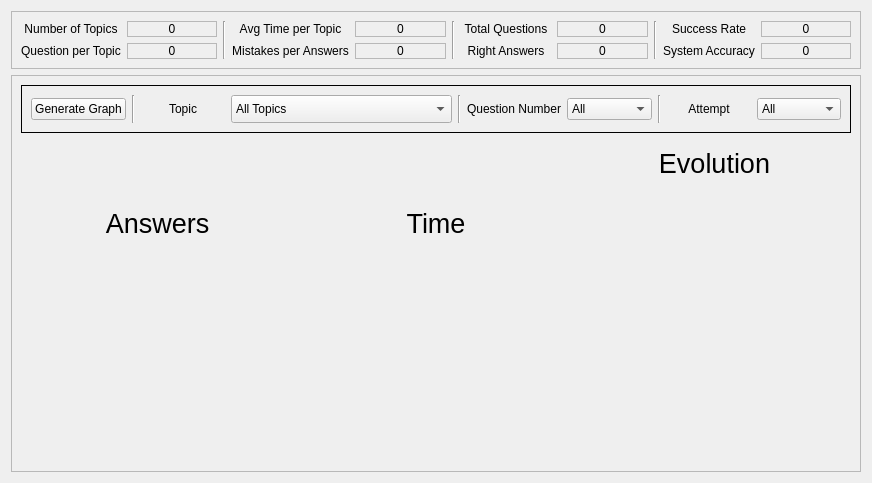
          <widget class="QWidget" name="tab_12">
           <attribute name="title">
            <string>Information</string>
           </attribute>
           <layout class="QVBoxLayout" name="verticalLayout_19">
            <item>
             <widget class="QFrame" name="frame_81">
              <property name="frameShape">
               <enum>QFrame::StyledPanel</enum>
              </property>
              <property name="frameShadow">
               <enum>QFrame::Raised</enum>
              </property>
              <layout class="QGridLayout" name="gridLayout_59">
               <item row="0" column="0">
                <widget class="QLabel" name="label_216">
                 <property name="text">
                  <string>Number of Topics</string>
                 </property>
                 <property name="alignment">
                  <set>Qt::AlignCenter</set>
                 </property>
                </widget>
               </item>
               <item row="0" column="1">
                <widget class="QLabel" name="label_218">
                 <property name="frameShape">
                  <enum>QFrame::StyledPanel</enum>
                 </property>
                 <property name="text">
                  <string>0</string>
                 </property>
                 <property name="alignment">
                  <set>Qt::AlignCenter</set>
                 </property>
                </widget>
               </item>
               <item row="0" column="2" rowspan="2">
                <widget class="Line" name="line_21">
                 <property name="orientation">
                  <enum>Qt::Vertical</enum>
                 </property>
                </widget>
               </item>
               <item row="0" column="3">
                <widget class="QLabel" name="label_223">
                 <property name="layoutDirection">
                  <enum>Qt::LeftToRight</enum>
                 </property>
                 <property name="text">
                  <string>Avg Time per Topic</string>
                 </property>
                 <property name="alignment">
                  <set>Qt::AlignCenter</set>
                 </property>
                </widget>
               </item>
               <item row="0" column="4">
                <widget class="QLabel" name="label_220">
                 <property name="frameShape">
                  <enum>QFrame::StyledPanel</enum>
                 </property>
                 <property name="text">
                  <string>0</string>
                 </property>
                 <property name="alignment">
                  <set>Qt::AlignCenter</set>
                 </property>
                </widget>
               </item>
               <item row="0" column="5" rowspan="2">
                <widget class="Line" name="line_23">
                 <property name="orientation">
                  <enum>Qt::Vertical</enum>
                 </property>
                </widget>
               </item>
               <item row="0" column="6">
                <widget class="QLabel" name="label_215">
                 <property name="text">
                  <string>Total Questions</string>
                 </property>
                 <property name="alignment">
                  <set>Qt::AlignCenter</set>
                 </property>
                </widget>
               </item>
               <item row="0" column="7">
                <widget class="QLabel" name="label_226">
                 <property name="frameShape">
                  <enum>QFrame::StyledPanel</enum>
                 </property>
                 <property name="text">
                  <string>0</string>
                 </property>
                 <property name="alignment">
                  <set>Qt::AlignCenter</set>
                 </property>
                </widget>
               </item>
               <item row="0" column="8" rowspan="2">
                <widget class="Line" name="line_22">
                 <property name="orientation">
                  <enum>Qt::Vertical</enum>
                 </property>
                </widget>
               </item>
               <item row="0" column="9">
                <widget class="QLabel" name="label_224">
                 <property name="text">
                  <string>Success Rate</string>
                 </property>
                 <property name="alignment">
                  <set>Qt::AlignCenter</set>
                 </property>
                </widget>
               </item>
               <item row="0" column="10">
                <widget class="QLabel" name="label_213">
                 <property name="frameShape">
                  <enum>QFrame::StyledPanel</enum>
                 </property>
                 <property name="text">
                  <string>0</string>
                 </property>
                 <property name="alignment">
                  <set>Qt::AlignCenter</set>
                 </property>
                </widget>
               </item>
               <item row="1" column="0">
                <widget class="QLabel" name="label_212">
                 <property name="text">
                  <string>Question per Topic</string>
                 </property>
                 <property name="alignment">
                  <set>Qt::AlignCenter</set>
                 </property>
                </widget>
               </item>
               <item row="1" column="1">
                <widget class="QLabel" name="label_211">
                 <property name="frameShape">
                  <enum>QFrame::StyledPanel</enum>
                 </property>
                 <property name="text">
                  <string>0</string>
                 </property>
                 <property name="alignment">
                  <set>Qt::AlignCenter</set>
                 </property>
                </widget>
               </item>
               <item row="1" column="3">
                <widget class="QLabel" name="label_222">
                 <property name="text">
                  <string>Mistakes per Answers</string>
                 </property>
                 <property name="alignment">
                  <set>Qt::AlignCenter</set>
                 </property>
                </widget>
               </item>
               <item row="1" column="4">
                <widget class="QLabel" name="label_225">
                 <property name="frameShape">
                  <enum>QFrame::StyledPanel</enum>
                 </property>
                 <property name="text">
                  <string>0</string>
                 </property>
                 <property name="alignment">
                  <set>Qt::AlignCenter</set>
                 </property>
                </widget>
               </item>
               <item row="1" column="6">
                <widget class="QLabel" name="label_217">
                 <property name="text">
                  <string>Right Answers</string>
                 </property>
                 <property name="alignment">
                  <set>Qt::AlignCenter</set>
                 </property>
                </widget>
               </item>
               <item row="1" column="7">
                <widget class="QLabel" name="label_219">
                 <property name="frameShape">
                  <enum>QFrame::StyledPanel</enum>
                 </property>
                 <property name="text">
                  <string>0</string>
                 </property>
                 <property name="alignment">
                  <set>Qt::AlignCenter</set>
                 </property>
                </widget>
               </item>
               <item row="1" column="9">
                <widget class="QLabel" name="label_221">
                 <property name="text">
                  <string>System Accuracy</string>
                 </property>
                 <property name="alignment">
                  <set>Qt::AlignCenter</set>
                 </property>
                </widget>
               </item>
               <item row="1" column="10">
                <widget class="QLabel" name="label_214">
                 <property name="frameShape">
                  <enum>QFrame::StyledPanel</enum>
                 </property>
                 <property name="text">
                  <string>0</string>
                 </property>
                 <property name="alignment">
                  <set>Qt::AlignCenter</set>
                 </property>
                </widget>
               </item>
              </layout>
             </widget>
            </item>
            <item>
             <widget class="QFrame" name="frame_19">
              <property name="frameShape">
               <enum>QFrame::StyledPanel</enum>
              </property>
              <property name="frameShadow">
               <enum>QFrame::Raised</enum>
              </property>
              <layout class="QGridLayout" name="gridLayout_66">
               <item row="0" column="0" colspan="3">
                <widget class="QFrame" name="horizontalFrame_2">
                 <property name="frameShape">
                  <enum>QFrame::Panel</enum>
                 </property>
                 <layout class="QHBoxLayout" name="horizontalLayout_18">
                  <item>
                   <widget class="QPushButton" name="eval_generate_graph">
                    <property name="text">
                     <string>Generate Graph</string>
                    </property>
                   </widget>
                  </item>
                  <item>
                   <widget class="Line" name="line_20">
                    <property name="orientation">
                     <enum>Qt::Vertical</enum>
                    </property>
                   </widget>
                  </item>
                  <item>
                   <widget class="QLabel" name="label_166">
                    <property name="text">
                     <string>Topic</string>
                    </property>
                    <property name="alignment">
                     <set>Qt::AlignCenter</set>
                    </property>
                   </widget>
                  </item>
                  <item>
                   <widget class="QComboBox" name="eval_subject_comboBox_2">
                    <property name="minimumSize">
                     <size>
                      <width>221</width>
                      <height>28</height>
                     </size>
                    </property>
                    <property name="editable">
                     <bool>false</bool>
                    </property>
                    <item>
                     <property name="text">
                      <string>All Topics</string>
                     </property>
                    </item>
                   </widget>
                  </item>
                  <item>
                   <widget class="Line" name="line_18">
                    <property name="orientation">
                     <enum>Qt::Vertical</enum>
                    </property>
                   </widget>
                  </item>
                  <item>
                   <widget class="QLabel" name="label_195">
                    <property name="text">
                     <string>Question Number</string>
                    </property>
                    <property name="alignment">
                     <set>Qt::AlignCenter</set>
                    </property>
                   </widget>
                  </item>
                  <item>
                   <widget class="QComboBox" name="comboBox_8">
                    <item>
                     <property name="text">
                      <string>All</string>
                     </property>
                    </item>
                   </widget>
                  </item>
                  <item>
                   <widget class="Line" name="line_19">
                    <property name="orientation">
                     <enum>Qt::Vertical</enum>
                    </property>
                   </widget>
                  </item>
                  <item>
                   <widget class="QLabel" name="label_196">
                    <property name="text">
                     <string>Attempt</string>
                    </property>
                    <property name="alignment">
                     <set>Qt::AlignCenter</set>
                    </property>
                   </widget>
                  </item>
                  <item>
                   <widget class="QComboBox" name="comboBox_10">
                    <item>
                     <property name="text">
                      <string>All</string>
                     </property>
                    </item>
                   </widget>
                  </item>
                 </layout>
                </widget>
               </item>
               <item row="1" column="0">
                <widget class="QWidget" name="widget" native="true">
                 <property name="minimumSize">
                  <size>
                   <width>273</width>
                   <height>323</height>
                  </size>
                 </property>
                 <property name="maximumSize">
                  <size>
                   <width>273</width>
                   <height>323</height>
                  </size>
                 </property>
                 <layout class="QVBoxLayout" name="verticalLayout_21">
                  <item>
                   <widget class="QLabel" name="label_109">
                    <property name="font">
                     <font>
                      <pointsize>20</pointsize>
                     </font>
                    </property>
                    <property name="text">
                     <string>Answers</string>
                    </property>
                    <property name="alignment">
                     <set>Qt::AlignCenter</set>
                    </property>
                   </widget>
                  </item>
                  <item>
                   <widget class="QLabel" name="eval_std_perf_graph">
                    <property name="text">
                     <string/>
                    </property>
                    <property name="pixmap">
                     <pixmap resource="imgs.qrc">:/imgs/pie.jpg</pixmap>
                    </property>
                    <property name="scaledContents">
                     <bool>true</bool>
                    </property>
                   </widget>
                  </item>
                 </layout>
                </widget>
               </item>
               <item row="1" column="1">
                <widget class="QWidget" name="widget_3" native="true">
                 <property name="minimumSize">
                  <size>
                   <width>272</width>
                   <height>323</height>
                  </size>
                 </property>
                 <property name="maximumSize">
                  <size>
                   <width>272</width>
                   <height>323</height>
                  </size>
                 </property>
                 <layout class="QVBoxLayout" name="verticalLayout_22">
                  <item>
                   <widget class="QLabel" name="label_167">
                    <property name="font">
                     <font>
                      <pointsize>20</pointsize>
                     </font>
                    </property>
                    <property name="text">
                     <string>Time</string>
                    </property>
                    <property name="alignment">
                     <set>Qt::AlignCenter</set>
                    </property>
                   </widget>
                  </item>
                  <item>
                   <widget class="QLabel" name="eval_time_graph">
                    <property name="text">
                     <string/>
                    </property>
                    <property name="pixmap">
                     <pixmap resource="imgs.qrc">:/imgs/graph.png</pixmap>
                    </property>
                    <property name="scaledContents">
                     <bool>true</bool>
                    </property>
                   </widget>
                  </item>
                 </layout>
                </widget>
               </item>
               <item row="1" column="2">
                <widget class="QWidget" name="widget_5" native="true">
                 <property name="minimumSize">
                  <size>
                   <width>273</width>
                   <height>323</height>
                  </size>
                 </property>
                 <property name="maximumSize">
                  <size>
                   <width>273</width>
                   <height>323</height>
                  </size>
                 </property>
                 <layout class="QVBoxLayout" name="verticalLayout_9">
                  <item>
                   <widget class="QLabel" name="label_169">
                    <property name="font">
                     <font>
                      <pointsize>20</pointsize>
                     </font>
                    </property>
                    <property name="text">
                     <string>Evolution</string>
                    </property>
                    <property name="alignment">
                     <set>Qt::AlignCenter</set>
                    </property>
                   </widget>
                  </item>
                  <item>
                   <widget class="QLabel" name="eval_evolution_graph">
                    <property name="minimumSize">
                     <size>
                      <width>255</width>
                      <height>271</height>
                     </size>
                    </property>
                    <property name="maximumSize">
                     <size>
                      <width>255</width>
                      <height>271</height>
                     </size>
                    </property>
                    <property name="text">
                     <string/>
                    </property>
                    <property name="pixmap">
                     <pixmap resource="imgs.qrc">:/imgs/lines.png</pixmap>
                    </property>
                    <property name="scaledContents">
                     <bool>true</bool>
                    </property>
                   </widget>
                  </item>
                 </layout>
                </widget>
               </item>
              </layout>
             </widget>
            </item>
           </layout>
          </widget>
